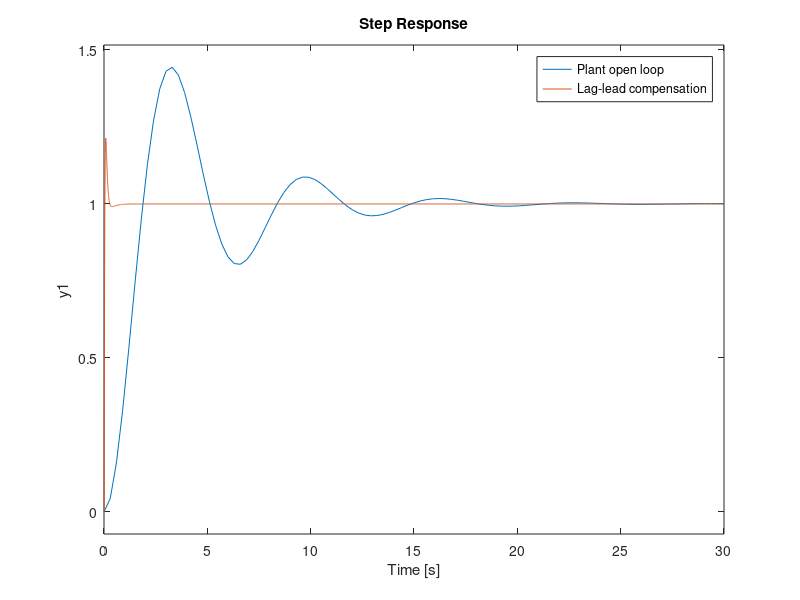
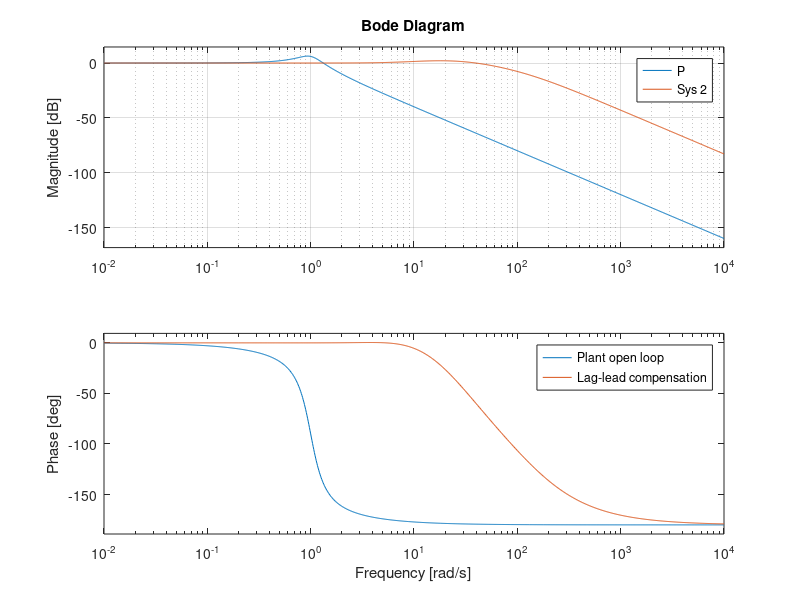

Write MATLAB code to recreate these figures, in order.
clear;close all;
% G1=1/(s^3+s^2+1.5*s+1);
% nyquist(G1);
% axis equal;
% 
% figure();
% G2=1/(s^3+2*s^2+2*s+1);
% nyquist(G2);
% axis equal;

% s=tf('s');
% G=1/(s^3+s^2+1.5*s+1);
% K1=0.4;K2=0.5;K3=0.7;
% L1=K1*G;L2=K2*G;L3=K3*G;
% p = nyquistoptions;
% p.ShowFullContour = 'off'; 
% nyquistplot(L1,p);
% axis equal;hold on;
% nyquistplot(L2,p);axis equal;
% nyquistplot(L3,p);axis equal;
% n = 1000; % Number of points on circle
% theta = linspace(0, 2*pi, n);
% x = cos(theta);y = sin(theta);
% plot(x, y,'g-'); % Unit circle
% axis equal;
% legend('k=0.4','k=0.5','k=0.7','unit circle');

% s=tf('s');
% G=1/(s^3+s^2+1.5*s+1);
% K1=0.4;K2=0.5;K3=0.7;
% L1=K1*G;L2=K2*G;L3=K3*G;
% bode(L1,L2,L3);
% legend('k=0.4','k=0.5','k=0.7');
% grid();

% s=tf('s');
% kp=[0.5 1 2];
% P=1/(s^2+s+1);
% T1=kp(1)*P;T2=kp(2)*P;T3=kp(3)*P;
% margin(T1);hold on;
% margin(T2);margin(T3);
% legend('kp=0.5','kp=1','kp=2');
% grid();
% 
% 
% step(T1,T2,T3);
% legend('kp=0.5','kp=1','kp=2');
% figure();


% s=tf('s');
% kp=2;
% ki=2;
% kd=[0 0.1 0.2];
% P=1/(s^2+s+1);
% T1=(kp+ki/s+kd(1)*s)*P;
% T2=(kp+ki/s+kd(2)*s)*P;
% T3=(kp+ki/s+kd(3)*s)*P;
% margin(T1);hold on;
% margin(T2);margin(T3);
% legend('kd=0','kd=0.1','kd=0.2');
% grid();


% s=tf('s');
% a=10;
% T1=0.1;
% K1=a*(T1*s+1)/(a*T1*s+1);
% bode(K1);
% grid();


% s=tf('s');
% b=0.1;
% T2=1;
% K2=(T2*s+1)/(b*T2*s+1);
% bode(K2);
% grid();

% g=9.8
% l=0.2
% M=0.5
% mu=1.5e-2
% J=1e-2
% P=1/(J*s^2+mu*s+M*g*l)


s=tf('s');
P=1/(s^2+0.5*s+1);
K1=(5*s+20)/(5*s+1);
beta=(1-sin(65/180*pi))/(1+sin(65/180*pi));
T2=1/(40*sqrt(beta));
K2=(T2*s+1)/(beta*T2*s+1);
k=10^(50.9/20);
% margin(P*K1*K2*k);grid();
T=P*K1*K2*k;
step(P,T/(1+T));grid();
legend('Plant open loop','Lag-lead compensation');
figure();
bode(P,T/(1+T));grid();
legend('Plant open loop','Lag-lead compensation');

































